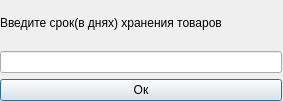
<?xml version="1.0" encoding="UTF-8"?>
<ui version="4.0">
 <class>dateinfo</class>
 <widget class="QDialog" name="dateinfo">
  <property name="geometry">
   <rect>
    <x>0</x>
    <y>0</y>
    <width>283</width>
    <height>101</height>
   </rect>
  </property>
  <property name="windowTitle">
   <string>Dialog</string>
  </property>
  <widget class="QWidget" name="gridLayoutWidget">
   <property name="geometry">
    <rect>
     <x>0</x>
     <y>0</y>
     <width>282</width>
     <height>101</height>
    </rect>
   </property>
   <layout class="QGridLayout" name="gridLayout">
    <item row="0" column="0">
     <layout class="QGridLayout" name="gridLayout_2">
      <item row="0" column="0">
       <widget class="QLabel" name="label">
        <property name="text">
         <string>Введите срок(в днях) хранения товаров</string>
        </property>
       </widget>
      </item>
      <item row="1" column="0">
       <widget class="QLineEdit" name="lineEdit"/>
      </item>
      <item row="2" column="0">
       <widget class="QPushButton" name="pushButton">
        <property name="text">
         <string>Ок</string>
        </property>
       </widget>
      </item>
     </layout>
    </item>
   </layout>
  </widget>
 </widget>
 <resources/>
 <connections/>
</ui>
